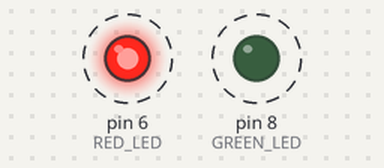
A sketch run on a simulated Arduino Uno, built with avr-gcc and run on an emulated ATmega328P. On the bench: output pins drawn as LEDs (lit = HIGH). Dashed ring = blinking.

Above: at 0.5 s.
Timing chart, 0 to 4.6 s (numbered marks = the images above):
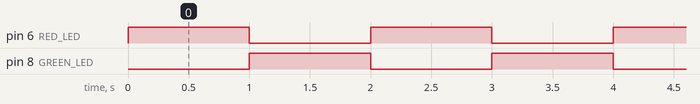

Measured:
- by itself, pin 6 (RED_LED), pin 8 (GREEN_LED): alternates HIGH for 1.0 s and LOW for 1.0 s

The sketch:

ledsBlink.ino
```cpp
#define  RED_LED     6 // red led
#define  GREEN_LED   8 // green led

void setup() {
  pinMode(RED_LED, OUTPUT);
  pinMode(GREEN_LED, OUTPUT);
}

void loop() {
  digitalWrite(RED_LED, HIGH);
  digitalWrite(GREEN_LED, LOW);
  delay(1000);

  digitalWrite(GREEN_LED, HIGH);
  digitalWrite(RED_LED, LOW);
  delay(1000);
}
```
